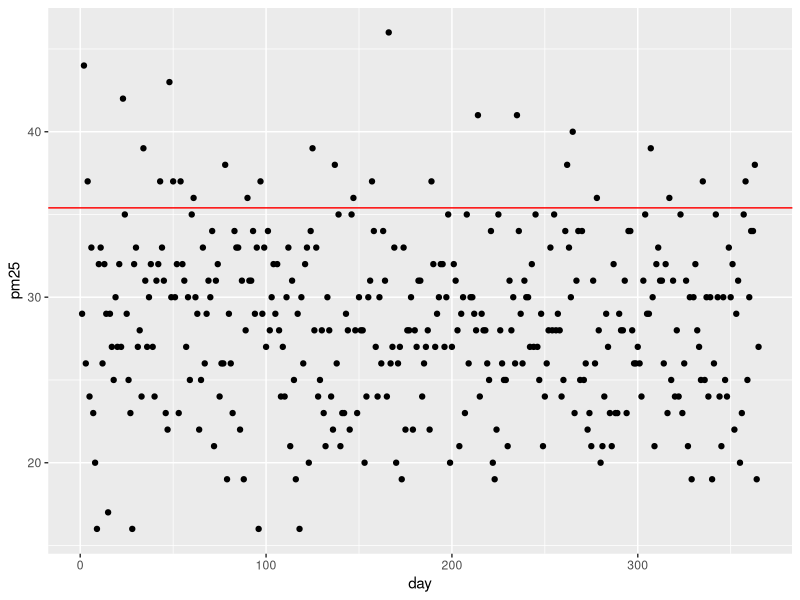
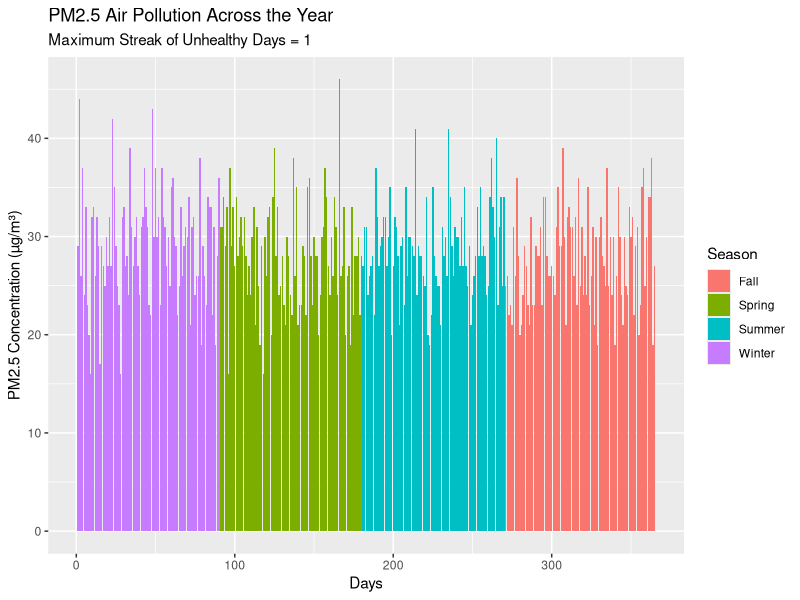
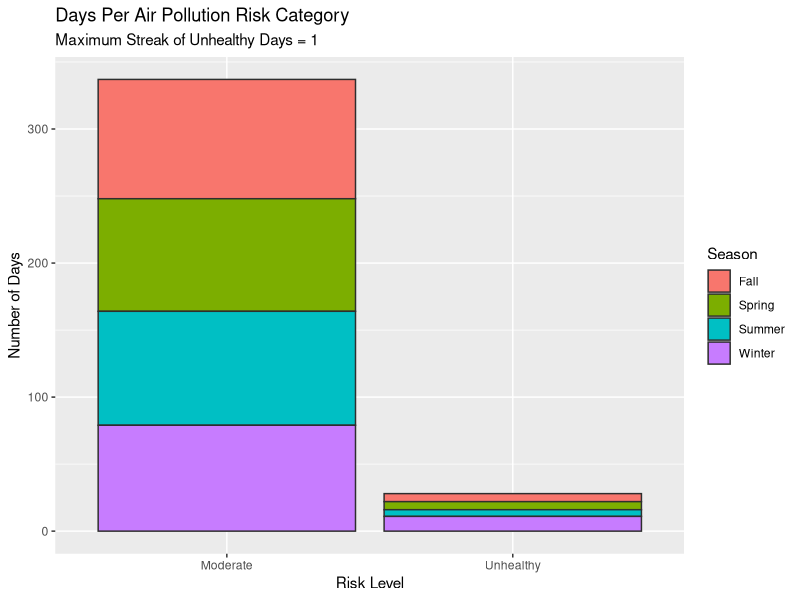

The R script that drew these images, in order:
## ---- chunk 1
#| echo: false
#| message: false
#| warning: false
library(tidyverse)
library(here)
## ---- chunk 2
#generate data for day and PM 2.5 levels
day <- seq(1,365,1)
pm25 <- rpois(365, 28)
air_start <- data.frame(day, pm25)
## ---- chunk 3
#check data to make sure it's realistic
mean(air_start$pm25)

ggplot(air_start, aes(x=day, y=pm25)) +
  geom_point() +
  geom_hline(yintercept = 35.4, color = "red")
## ---- chunk 4
# generate data for season as a factor, and risk
air_data <- air_start |>
  mutate(season = case_when(
  day >= 271 ~ "Fall",
  day >= 181 ~ "Summer",
  day >= 91 ~ "Spring",
  TRUE        ~ "Winter")) |>
  mutate(season = as.factor(season)) |>
  mutate(risk = NA)
## ---- chunk 5
# add in risk classification
for (i in 1:365) {
  air_data$risk[i] = case_when(
   air_data$pm25[i] < 12 ~ "Good",
   air_data$pm25[i] > 35.4 ~ "Unhealthy",
   air_data$pm25[i] <= 35.4 ~ "Moderate",
    TRUE ~ "NA"
  )
}
## ---- chunk 6
# create empty column for "streak" of unhealthy days with zeros
air_data <- air_data |> mutate(streak = 0)

#  track the longest consecutive streak of "unhealthy" days
for (i in 2:365) {
  if (air_data$risk[i-1] == "Unhealthy") {
    air_data$streak[i] = air_data$streak[i-1] + 1}
  else(air_data$streak[i] = 0)
}

max_unhealthy_streak <- max(air_data$streak)
max_unhealthy_streak
## ---- chunk 7
# Write a for loop that computes number of days in each season that fall into unhealthy risk category

num_winter_unhealthy = 0
num_spring_unhealthy = 0
num_fall_unhealthy = 0
num_summer_unhealthy = 0

for (i in 1:365) {
  if (i < 91) {
    num_winter_unhealthy = num_winter_unhealthy + ifelse(air_data$risk[i] == "Unhealthy", 1, 0)}
  if (i < 181) {
    num_spring_unhealthy = num_spring_unhealthy + ifelse(air_data$risk[i] == "Unhealthy", 1, 0)} 
  if (i >=271) {
    num_fall_unhealthy = num_fall_unhealthy + ifelse(air_data$risk[i] == "Unhealthy", 1, 0)}
  if (i >= 181) {
    num_summer_unhealthy = num_summer_unhealthy + ifelse(air_data$risk[i] == "Unhealthy", 1, 0)}
}

total_unhealthy <- num_winter_unhealthy + num_spring_unhealthy + num_summer_unhealthy + num_fall_unhealthy

percent_unhealthy <- (total_unhealthy/365)*100

#Results in a table
seasons <- c("Winter", "Spring", "Summer", "Fall")
unhealth <- c(num_winter_unhealthy, num_spring_unhealthy, num_summer_unhealthy,  num_fall_unhealthy)
percent_unh <- c(num_winter_unhealthy/365*100, num_spring_unhealthy/365*100, num_summer_unhealthy/365*100,  num_fall_unhealthy/365*100)

results_unhealthy <- data.frame(
  "seasons" = seasons, 
  "Number of Unhealthy Days" = unhealth, 
  "Percent of All Days" = percent_unh,
  check.names = FALSE
)
## ---- chunk 8
print(results_unhealthy)
## ---- chunk 9
#1 A time series or histogram showing PM2.5 concentration across the year, colored or faceted by season

time_plot <- ggplot(air_data, aes(x = day, y = pm25, fill = season)) +
  geom_bar(stat = "identity") +
  labs(
    title = "PM2.5 Air Pollution Across the Year",
    subtitle = sprintf("Maximum Streak of Unhealthy Days = %d", max_unhealthy_streak),
    x = "Days",
    y = "PM2.5 Concentration (µg/m³)",
    fill = "Season"
  )

time_plot
## ---- chunk 10
#| message: false
#| warning: false
#2 A bar chart showing the count of days in each risk category

risk_plot <- ggplot(air_data, aes(x = risk, fill = season)) +
  geom_histogram(stat="count", color = "gray18") +
  labs(
    title = "Days Per Air Pollution Risk Category",
    subtitle = sprintf("Maximum Streak of Unhealthy Days = %d", max_unhealthy_streak),
    x = "Risk Level",
    y = "Number of Days",
    fill = "Season"
  )

risk_plot
